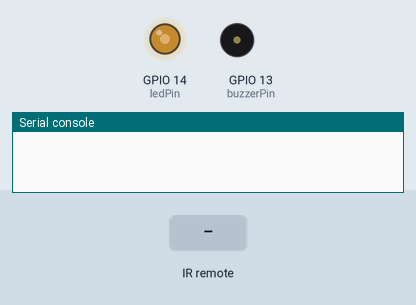
Recording of a program running on a simulated ESP32 board running MicroPython. On the bench: output pins drawn as LEDs (lit = HIGH), buzzer (waves = sounding, pin HIGH), the last lines printed to the serial console. Inputs (shaded band) come from the test bench.

Above: at 1.2 s.
1.3 s: infrared code 0x45 received
At 2.0 s:
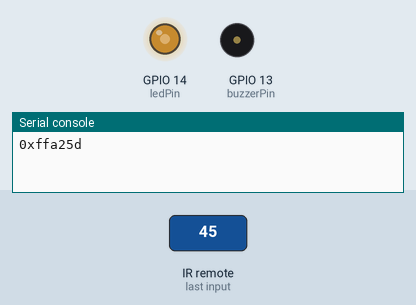
2.9 s: infrared code 0x16 received
At 4.2 s:
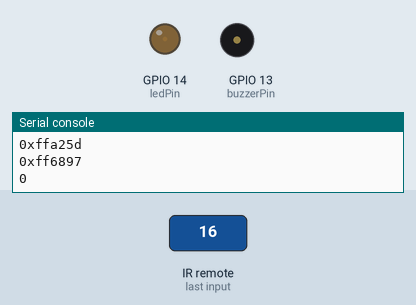
4.5 s: infrared code 0x46 received
At 5.6 s:
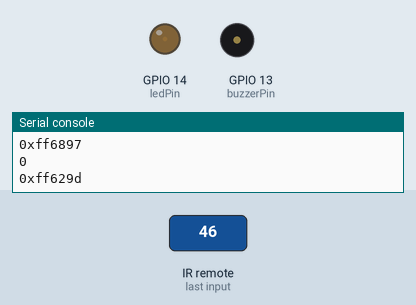
6.1 s: infrared code 0x0C received
At 6.8 s:
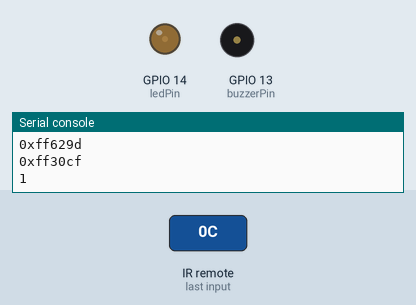
Timing chart, 0 to 8.6 s (numbered marks = the images above; inputs shaded):
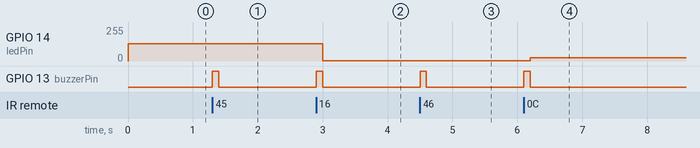

The program:

Control_LED_through_Infrared_Remote.py
```python
from machine import Pin,PWM
import time
from irrecvdata import irGetCMD

ledPin=PWM(Pin(14,Pin.OUT),10000)
buzzerPin=Pin(13,Pin.OUT)
recvPin = irGetCMD(15)

def handleControl(value):
    buzzerPin.value(1)
    time.sleep_ms(100)
    buzzerPin.value(0)

    if value == '0xff6897':   #0
        print('0')
        ledPin.duty(1)
    elif value == '0xff30cf': #1
        print('1')
        ledPin.duty(100)
    elif value == '0xff18e7': #2
        print('2')
        ledPin.duty(300)
    elif value == '0xff7a85': #3
        print('3')
        ledPin.duty(1000)
    else:
        return
try:
    while True:
        irValue = recvPin.ir_read()
        if irValue:
            print(irValue)
            handleControl(irValue)
except:
    ledPin.deinit()
```

Measured:
- after the input at 1.3 s, GPIO 13 (buzzerPin): LOW → HIGH at once, → LOW 0.10 s later
- after the input at 2.9 s, GPIO 14 (ledPin): 128/255 → 1/255 after 0.10 s; GPIO 13 (buzzerPin): LOW → HIGH at once, → LOW 0.10 s later
- after the input at 4.5 s, GPIO 13 (buzzerPin): LOW → HIGH at once, → LOW 0.10 s later
- after the input at 6.1 s, GPIO 14 (ledPin): 1/255 → 25/255 after 0.10 s; GPIO 13 (buzzerPin): LOW → HIGH at once, → LOW 0.10 s later
